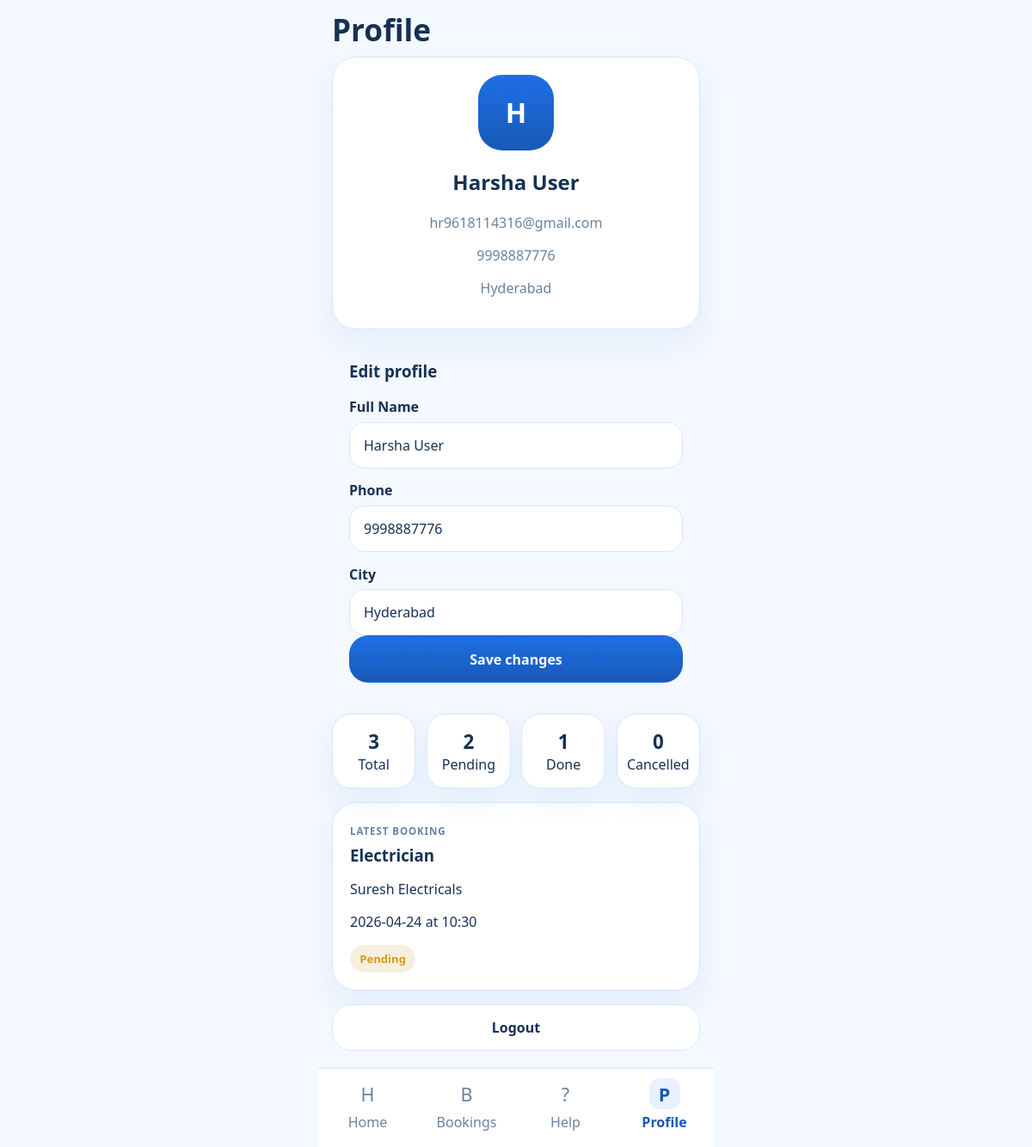
Screenshot of /profile (signed in) with the database file from the repository.
### tables this page shows
CREATE TABLE users (
            id INTEGER PRIMARY KEY AUTOINCREMENT,
            email TEXT UNIQUE NOT NULL,
            phone TEXT NOT NULL,
            password TEXT NOT NULL
        , role TEXT DEFAULT 'user', full_name TEXT, city TEXT);

CREATE TABLE bookings (
            id INTEGER PRIMARY KEY AUTOINCREMENT,
            user_email TEXT,
            service TEXT,
            provider TEXT,
            name TEXT,
            address TEXT,
            date TEXT,
            time TEXT,
            issue TEXT,
            status TEXT DEFAULT 'Pending'
        , customer_phone TEXT, provider_phone TEXT, amount INTEGER DEFAULT 0, created_at TEXT);

### app.py (the view, shortened to what this page needs)
@app.route("/profile", methods=["GET", "POST"])
@login_required
@customer_required
def profile():
    conn = get_db()
    user = get_current_user()
    bookings = conn.execute(
        "SELECT * FROM bookings WHERE user_email = ? ORDER BY id DESC",
        (session["user_email"],),
    ).fetchall()
    conn.close()
    return render_template(
        "profile.html",
        user=user,
        stats=booking_status_breakdown(bookings),
        latest_booking=bookings[0] if bookings else None,
    )

### app.py (called while the page is built, shortened)
def get_db():
    conn = sqlite3.connect(DB_PATH)
    conn.row_factory = sqlite3.Row
    return conn

def login_required(view):
    @wraps(view)
    def wrapped_view(*args, **kwargs):
        if "user_email" not in session:
            flash("Please log in to continue.", "warning")
            return redirect(url_for("login"))
        return view(*args, **kwargs)
    return wrapped_view

def customer_required(view):
    @wraps(view)
    def wrapped_view(*args, **kwargs):
        if session.get("role") == "admin":
            flash("Please use the admin dashboard for admin access.", "warning")
            return redirect(url_for("admin_dashboard"))
        return view(*args, **kwargs)
    return wrapped_view

def get_current_user():
    if "user_email" not in session:
        return None
    conn = get_db()
    user = conn.execute(
        "SELECT * FROM users WHERE email = ?",
        (session["user_email"],),
    ).fetchone()
    conn.close()
    return user

def get_services(search_query=""):
    conn = get_db()
    services = conn.execute(
        """
        SELECT
            s.*,
            COUNT(p.id) AS providers_count
        FROM services s
        LEFT JOIN providers p ON p.service_slug = s.slug
        GROUP BY s.id
        ORDER BY s.name
        """
    ).fetchall()
    conn.close()
    results = [dict(service) for service in services]
    return results

def booking_status_breakdown(bookings):
    counts = {
        "total": len(bookings),
        "pending": 0,
        "accepted": 0,
        "in_progress": 0,
        "completed": 0,
        "cancel_requested": 0,
        "cancelled": 0,
    }
    for booking in bookings:
        status = (booking["status"] or "").strip().lower()
        if status == "pending":
            counts["pending"] += 1
        elif status == "accepted":
            counts["accepted"] += 1
        elif status == "in progress":
            counts["in_progress"] += 1
        elif status == "completed":
            counts["completed"] += 1
        elif status == "cancel requested":
            counts["cancel_requested"] += 1
        elif status == "cancelled":
            counts["cancelled"] += 1
    return counts

@app.context_processor
def inject_layout_data():
    return {
        "nav_services": get_services(),
        "current_role": session.get("role"),
        "current_endpoint": request.endpoint,
    }

### templates/profile.html (shortened to what this page needs)
{% extends "base.html" %}
{% block content %}
<section class="mobile-page-head">
    <h1>Profile</h1>
</section>
<section class="profile-card">
    <div class="profile-avatar">{{ (user.full_name or user.email)[0]|upper }}</div>
    <h2>{{ user.full_name or user.email }}</h2>
    <p>{{ user.email }}</p>
    <p>{{ user.phone or 'No phone added' }}</p>
    <p>{{ user.city or 'City not set' }}</p>
</section>
<section class="profile-edit-card">
    <h3>Edit profile</h3>
    <form method="POST">
        <label>Full Name</label>
        <input type="text" name="full_name" value="{{ user.full_name or '' }}" required>
        <label>Phone</label>
        <input type="text" name="phone" value="{{ user.phone or '' }}" required>
        <label>City</label>
        <input type="text" name="city" value="{{ user.city or '' }}" required>
        <button type="submit" class="primary-btn wide-btn">Save changes</button>
    </form>
</section>
<section class="profile-stats">
    <article>
        <strong>{{ stats.total }}</strong>
        <span>Total</span>
    </article>
    <article>
        <strong>{{ stats.pending }}</strong>
        <span>Pending</span>
    </article>
    <article>
        <strong>{{ stats.completed }}</strong>
        <span>Done</span>
    </article>
    <article>
        <strong>{{ stats.cancelled }}</strong>
        <span>Cancelled</span>
    </article>
</section>
{% if latest_booking %}
<section class="latest-booking-card">
    <span class="eyebrow">Latest booking</span>
    <h3>{{ latest_booking.service }}</h3>
    <p>{{ latest_booking.provider }}</p>
    <p>{{ latest_booking.date }} at {{ latest_booking.time }}</p>
    <span class="status-pill status-{{ latest_booking.status|lower|replace(' ', '-') }}">{{ latest_booking.status }}</span>
</section>
{% endif %}
<section class="profile-actions">
    <a class="secondary-btn wide-btn" href="{{ url_for('logout') }}">Logout</a>
</section>
{% endblock %}

### static/app.css (style rules this page uses)
:root { --bg: #f4f8ff; --surface: #ffffff; --surface-soft: #eef5ff; --line: #d9e7fb; --text: #163154; --muted: #6a82a3; --navy: #1f6fe5; --navy-deep: #1859b8; --accent: #e8f1ff; --danger: #d9534f; --warning: #d59b1f; --success: #238a5a; --shadow: 0 16px 34px rgba(31, 111, 229, 0.08); }
* { box-sizing: border-box; }
body { margin: 0; background: var(--bg); color: var(--text); font-family: "Segoe UI", Arial, sans-serif; }
a { color: inherit; text-decoration: none; }
.eyebrow { display: inline-block; margin-bottom: 0.5rem; letter-spacing: 0.08em; text-transform: uppercase; font-size: 0.72rem; font-weight: 700; color: var(--muted); }
.mobile-auth, .intro-card, .otp-card, .home-hero-panel, .service-mobile-card, .mobile-booking-card, .support-card, .faq-card, .profile-card, .latest-booking-card, .booking-layout > *, .provider-card, .stat-card, .booking-table-shell, .empty-state { background: var(--surface); border: 1px solid var(--line); box-shadow: var(--shadow); }
.mobile-auth h1, .mobile-page-head h1, .section-head h1 { font-size: 2.2rem; line-height: 1.05; margin: 0; }
.mobile-auth p, .service-card-copy p, .booking-detail-line, .muted-line, .faq-card p, .profile-card p, .section-head p, .provider-phone, .booking-table small { color: var(--muted); }
.otp-card, .profile-card, .profile-edit-card, .latest-booking-card { border-radius: 28px; padding: 1.25rem; }
label { display: block; margin: 0.9rem 0 0.4rem; font-weight: 600; }
input, textarea, select { width: 100%; padding: 0.95rem 1rem; border-radius: 18px; border: 1px solid var(--line); background: var(--surface); color: var(--text); font: inherit; }
.primary-btn, .secondary-btn, .table-action, .segment { display: inline-flex; align-items: center; justify-content: center; gap: 0.45rem; border-radius: 22px; padding: 0.95rem 1.25rem; font: inherit; font-weight: 700; border: 1px solid transparent; }
.primary-btn { background: linear-gradient(180deg, var(--navy), var(--navy-deep)); color: white; }
.secondary-btn { background: var(--surface); color: var(--text); border-color: var(--line); }
.wide-btn { width: 100%; }
.mobile-page-head { padding: 0.25rem 0 0.8rem; }
.mobile-booking-head h3, .support-card h3, .faq-card h3, .latest-booking-card h3 { margin: 0; }
.profile-card { text-align: center; }
.profile-avatar { width: 88px; height: 88px; border-radius: 28px; display: grid; place-items: center; margin: 0 auto 1rem; background: linear-gradient(180deg, var(--navy), var(--navy-deep)); color: white; font-size: 2rem; font-weight: 800; }
.profile-stats { display: grid; grid-template-columns: repeat(4, minmax(0, 1fr)); gap: 0.8rem; margin: 1rem 0; }
.profile-edit-card { margin-top: 1rem; }
.profile-edit-card h3 { margin-top: 0; }
.profile-stats article { background: var(--surface); border: 1px solid var(--line); border-radius: 22px; box-shadow: var(--shadow); padding: 1rem 0.5rem; text-align: center; }
.profile-stats strong { display: block; font-size: 1.4rem; }
.profile-actions { display: grid; gap: 0.8rem; margin-top: 1rem; }
.status-pill { display: inline-flex; align-items: center; justify-content: center; padding: 0.45rem 0.7rem; border-radius: 999px; font-size: 0.82rem; font-weight: 700; }
.status-pending { background: rgba(198, 139, 17, 0.14); color: var(--warning); }

### rows the page displays
users: full_name "H", full_name "Harsha User", email "hr9618114316@gmail.com", phone "9998887776", city "Hyderabad"
bookings: service "Electrician", provider "Suresh Electricals", date "2026-04-24", time "10:30", status "Pending"

### other values shown
{{ stats.total }} "3"
{{ stats.pending }} "2"
{{ stats.completed }} "1"
{{ stats.cancelled }} "0"
